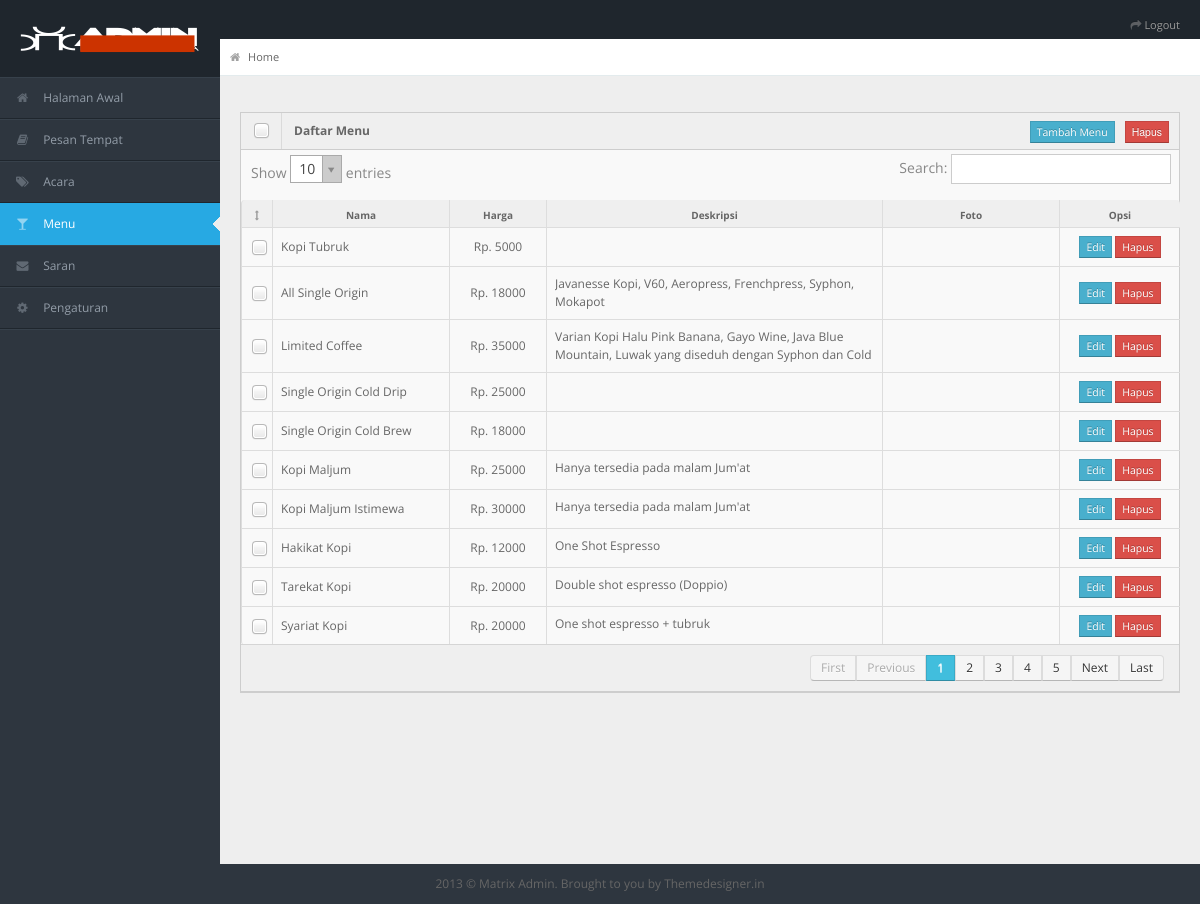
Page /index.php/admin/menu on the committed database.
### tables this page shows
CREATE TABLE `menu` (
  `no_menu` int(11) NOT NULL,
  `nama` varchar(100) NOT NULL,
  `kategori` set('mojito&soda','teh','kopi','frappe','camilan','makanan') NOT NULL,
  `harga` int(11) DEFAULT NULL,
  `deskripsi` text NOT NULL,
  `nama_gambar` varchar(100) DEFAULT NULL
);

### application/controllers/Admin.php (called while the page is built, shortened)
<?php
class Admin extends CI_Controller {
	function __construct() {
			$this->load->model('M_aksiadmin');
			$this->load->view('admin/head');
			$this->load->view('admin/navigation');
			$this->load->view('admin/content');
	}
	public function menu(){
		$data = $this->M_aksiadmin->getMenu();
		$this->load->view('admin/konten/menu', array('data'=>$data));
		$this->load->view('admin/footer');
	}
}
?>

### index.php (called while the page is built, shortened)
<?php
require_once BASEPATH.'core/CodeIgniter.php';

### application/models/m_aksiadmin.php (called while the page is built, shortened)
<?php
class M_aksiadmin extends CI_Model {
	public function getMenu(){
		$this->db->order_by('no_menu','ASC');
		$data = $this->db->get('menu');
		return($data->result());
	}
}
?>

### application/views/admin/konten/menu.php (the view, shortened to what this page needs)
<div class="row-fluid">
      <div class="span12">
        <div class="widget-box">
        	<form action="<?php echo base_url('AksiAdminMenu/delmulMenu')?>" method="post">
          <div class="widget-title"> <span class="icon">
            </span>
            <h5>Daftar Menu</h5>
            <input type="submit" class=" btn btn-mini btn-danger buttons" value="Hapus" />
            <a href="<?php echo base_url('Admin/newMenu'); ?>" class=" btn btn-mini btn-info buttons">Tambah Menu</a>
          </div>
          <div class="widget-content nopadding">
            <table class="table table-bordered data-table with-check event">
              <thead>
                <tr>
                  <th class=""><i class="icon-resize-vertical"></th>
                  <th class="m-dua">Nama</th>
                  <th class="m-tiga">Harga</th>
                  <th class="m-empat">Deskripsi</th>
                  <th class="m-dua">Foto</th>
                  <th class="lima">Opsi</th>
                </tr>
              </thead>
              <tbody>
              <?php foreach($data as $row){?>
                <tr class="gradeX">
                  <td class="m-satu"><input type="checkbox" name="no_menu[]" value="<?php echo $row->no_menu ?>" /></td>
                  <td class="dua"><?php echo $row->nama;?></td>
                  <td class="m-tiga"><p>Rp. <?php echo $row->harga; ?></p></td>
                  <td class="empat"><p><?php echo $row->deskripsi; ?></p></td>
                  <td class="mid dua ">
                  </td>
                  <td class="lima">
                  	<a  href="<?php echo base_url()."Admin/editMenu/".$row->no_menu ?>" class="btn btn-mini btn-info">Edit</a>
                  	<a  href="<?php echo base_url()."AksiAdminMenu/delMenu/".$row->no_menu ?>" class="btn btn-mini btn-danger">Hapus</a>
                  </td>
                </tr>
                <?php } ?>
              </tbody>
            </table>
            </form>
          </div>
        </div>
      </div>
    </div>
    </div>
    </div>

### application/views/admin/head.php (shortened to what this page needs)
<!DOCTYPE html>
<html lang="en">
<head>
<link rel="stylesheet" href="<?php echo base_url('assets/admin/css/bootstrap.min.css')?>" />
<link rel="stylesheet" href="<?php echo base_url('assets/admin/css/bootstrap-responsive.min.css')?>" />
<link rel="stylesheet" href="<?php echo base_url('assets/admin/css/uniform.css')?>" />
<link rel="stylesheet" href="<?php echo base_url('assets/admin/css/select2.css')?>" />
<link rel="stylesheet" href="<?php echo base_url('assets/admin/css/fullcalendar.css')?>" />
<link rel="stylesheet" href="<?php echo base_url('assets/admin/css/matrix-style.css')?>" />
<link rel="stylesheet" href="<?php echo base_url('assets/admin/css/matrix-media.css')?>" />
<link rel="stylesheet" href="<?php echo base_url('assets/admin/font-awesome/css/font-awesome.css')?>" />
<link rel="stylesheet" href="<?php echo base_url('assets/admin/css/jquery.gritter.css')?>" />
<link rel="stylesheet" href="<?php echo base_url('assets/admin/css/colorpicker.css')?>" />
<link rel="stylesheet" href="<?php echo base_url('assets/admin/css/datepicker.css')?>" />
<link rel="stylesheet" href="<?php echo base_url('assets/admin/css/mystyle.css')?>" />
<link rel="stylesheet" href="<?php echo base_url('assets/admin/css/bootstrap-wysihtml5.css')?>" />
</head>
<body>
<div id="header">
  <h1><a href="<?php echo base_url('Admin/')?>">Admin Kancakona Kopi></a></h1>
</div>
<div id="user-nav" class="navbar navbar-inverse right">
  <ul class="nav">
    <li class=""><a onclick="logout()" style="cursor: pointer;"><i class="icon icon-share-alt "></i> <span class="text">Logout</span></a></li>
  </ul>
</div>

### application/views/admin/navigation.php
<?php $aktif = $this->uri->segment(2);?>
<div id="sidebar"><a href="<?php echo base_url('Admin/')?>" class="visible-phone"><i class="icon icon-home"></i> Dashboard</a>
  <ul>
    <li class="<?php if($aktif==''){echo "active";} ?>"><a href="<?php echo base_url('Admin/')?>"><i class="icon icon-home"></i> <span>Halaman Awal</span></a> </li>
    <li class="<?php if($aktif=='reservasi'){echo "active";} ?>"><a href="<?php echo base_url('Admin/Reservasi')?>"><i class="icon icon-book"></i> <span>Pesan Tempat</span></a></li>
    <li class="<?php if($aktif=='event'){echo "active";} ?>"> <a href="<?php echo base_url('Admin/Event')?>"><i class="icon icon-tags"></i> <span>Acara</span></a> </li>
    <li class="<?php if($aktif=='menu'){echo "active";} ?>"><a href="<?php echo base_url('Admin/Menu')?>"><i class="icon icon-glass"></i> <span>Menu</span></a></li>
    <li class="<?php if($aktif=='saran'){echo "active";} ?>"><a href="<?php echo base_url('Admin/Saran')?>"><i class="icon icon-envelope-alt"></i> <span>Saran</span></a></li>
    <li class="<?php if($aktif=='pengaturan'){echo "active";} ?>"><a href="<?php echo base_url('Admin/Pengaturan')?>"><i class="icon icon-cog"></i> <span>Pengaturan</span></a></li>
  </ul>
</div>

### application/views/admin/content.php (shortened to what this page needs)
<div id="content">
  <div id="content-header">
    <div id="breadcrumb">
    <a href="<?php echo base_url('Admin') ?>" title="Go to Home" class="tip-bottom"><i class="icon-home"></i> Home</a>
    </div>
  <div class="container-fluid">

### application/views/admin/footer.php (shortened to what this page needs)
<div class="row-fluid">
  <div id="footer" class="span12"> 2013 &copy; Matrix Admin. Brought to you by <a href="http://themedesigner.in">Themedesigner.in</a> </div>
</div>
</body>
</html>

### assets/admin/css/matrix-media.css (style rules this page uses)
body { background:#2E363F; }
#header { background-color: #1f262d; margin-top:10px; }
#sidebar > ul { border-bottom: 1px solid #37414b }
#sidebar > ul > li { border-top: 1px solid #37414b; border-bottom: 1px solid #1f262d; }
#sidebar > ul > li.active { background-color: #27a9e3; border-bottom: 1px solid #27a9e3; border-top: 1px solid #27a9e3; }
#sidebar > ul > li.active a { color:#fff; text-decoration:none; }

### assets/admin/css/mystyle.css (style rules this page uses)
.right { right: 0px; left: auto!important; }
.table.event { table-layout: fixed; }
.table .dua { width: 10%; vertical-align: middle; }
.table .empat { width: 70% }
.table .empat p { line-height: 1.5em; max-height: 3em; overflow: hidden; margin-bottom: 0px; }
.table .lima { width: 100px; text-align: center; vertical-align: middle; }
.mid.dua { text-align: center; }
.table .m-satu { vertical-align: middle; }
.table .m-dua { width: 20%; vertical-align: middle; }
.table .m-tiga { vertical-align: middle; text-align: center; width: 10%; }
.table .m-tiga p { vertical-align: middle; line-height: 1.5em; max-height: 3em; overflow: hidden; margin-bottom: 0px; }
.table .m-empat { width: 40% }

### rows in the picture
menu: nama "Kopi Tubruk", harga "5000"
menu: nama "All Single Origin", harga "18000", deskripsi "Javanesse Kopi, V60, Aeropress, Frenchpress, Syphon, Mokapot"
menu: nama "Limited Coffee", harga "35000", deskripsi "Varian Kopi Halu Pink Banana, Gayo Wine, Java Blue Mountain, Luwak yang diseduh dengan Syphon dan Cold…"
menu: nama "Single Origin Cold Drip", harga "25000"
menu: nama "Single Origin Cold Brew", harga "18000"
menu: nama "Kopi Maljum", harga "25000", deskripsi "Hanya tersedia pada malam Jum'at"
menu: nama "Kopi Maljum Istimewa", harga "30000", deskripsi "Hanya tersedia pada malam Jum'at"
menu: nama "Hakikat Kopi", harga "12000", deskripsi "One Shot Espresso"
menu: nama "Tarekat Kopi", harga "20000", deskripsi "Double shot espresso (Doppio)"
menu: nama "Syariat Kopi", harga "20000", deskripsi "One shot espresso + tubruk"
